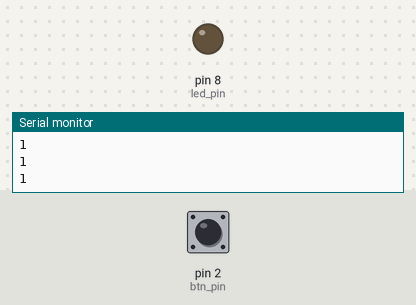
Simulated run of this sketch. Board: Arduino Uno, built with avr-gcc and run on an emulated ATmega328P. Shown: output pins drawn as LEDs (lit = HIGH), the last lines printed to the serial monitor. The inputs (shaded band) are chosen by the test bench; at power-on: pin 2 (btn_pin) HIGH.

Above: at 1.2 s.
1.3 s: pin 2 (btn_pin) pulled LOW for 0.15 s
At 2.2 s:
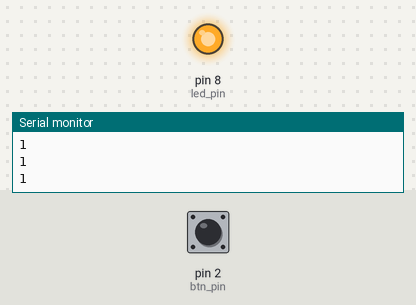
2.9 s: pin 2 (btn_pin) pulled LOW for 1 s
At 3.5 s:
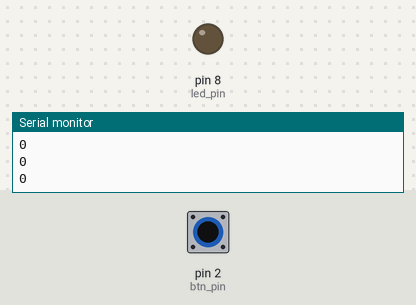
5.4 s: pin 2 (btn_pin) pulled LOW for 3.2 s
At 6.7 s:
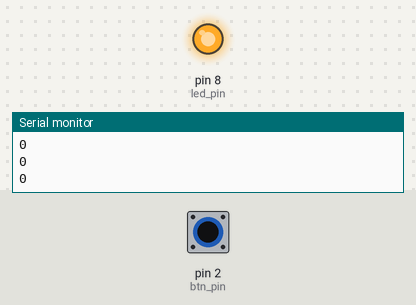
Timing chart, 0 to 8.4 s (numbered marks = the images above; inputs shaded):
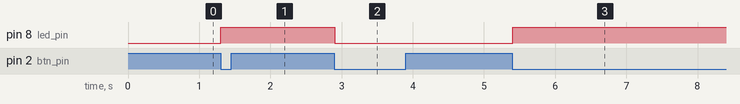

The sketch:

Tutorial_34_2_Input_Pullup_Toggle_Switch.ino
```cpp
//quick pull_up resistor button
int btn_pin = 2;
int btn_old = 1; //set button to 1, btn is not pressed
int btn_new;
int dt = 100;

int led_pin = 8;
int led_state = 0; //led is off

void setup() {
  // put your setup code here, to run once:
  //pull up btn
  Serial.begin(9600);
  pinMode(btn_pin, INPUT_PULLUP);
  //pull up resistor btn_pin = 1
  //digitalWrite(btn_pin, HIGH);
  pinMode(led_pin, OUTPUT);
}

void loop() {
  // put your main code here, to run repeatedly:

  //when btn is pressed. btn_pin = 0
  btn_new = digitalRead(btn_pin);
  Serial.println(btn_new);

  if (btn_new == 0 && btn_old == 1) {
    if (led_state == 0) {
      digitalWrite(led_pin, HIGH);
      led_state = 1;
    }
    else {
      digitalWrite(led_pin, LOW);
      led_state = 0;
    }
  }

  btn_old = btn_new;
  delay(dt);

}
```

Measured:
- after the input at 1.3 s, pin 8 (led_pin): LOW → HIGH at once
- after the input at 2.9 s, pin 8 (led_pin): HIGH → LOW at once
- after the input at 5.4 s, pin 8 (led_pin): LOW → HIGH at once
